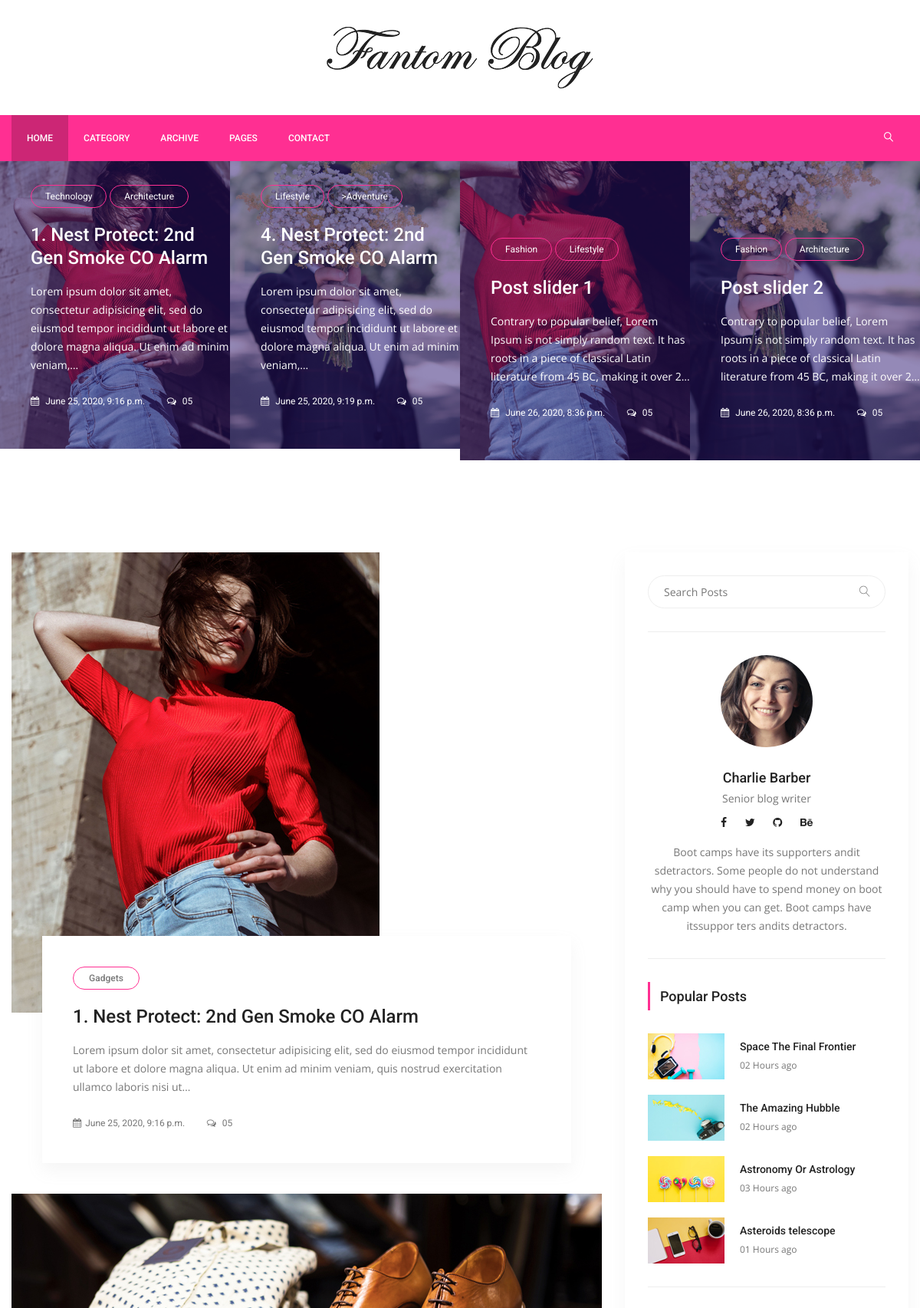
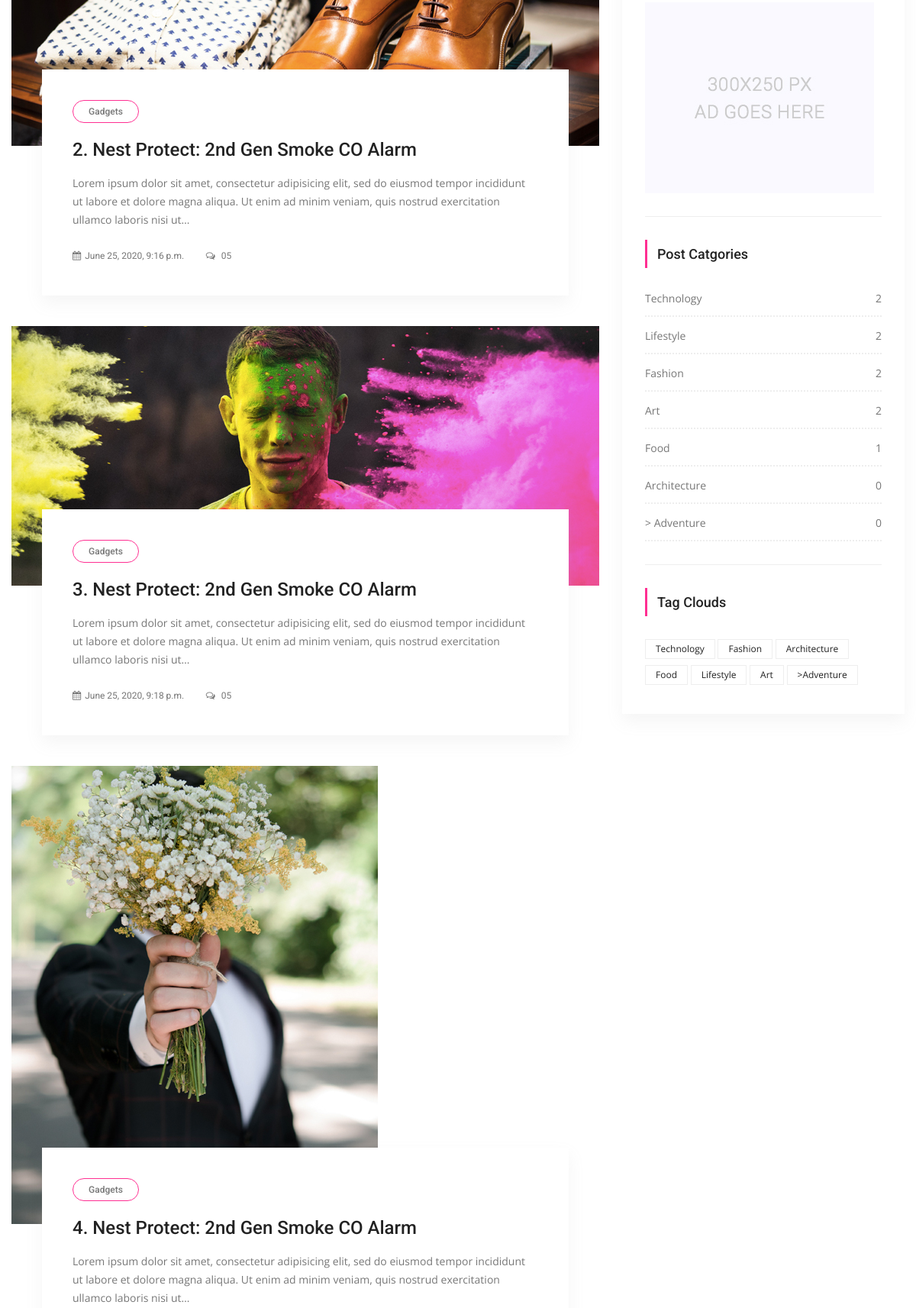
The page / (upper part) on the database its author committed (2 pictures, top to bottom).
### posts/models.py (models this page shows, shortened)
class Post(models.Model):
	title 	= models.CharField(max_length=150)
	content 	= models.TextField()
	publishing_date = models.DateTimeField(auto_now_add=True)
	image 	= models.ImageField(blank=True, null=True, upload_to="uploads/")
	user 		= models.ForeignKey(settings.AUTH_USER_MODEL, on_delete=models.CASCADE)
	slug 		= models.SlugField(default='slug', editable=False)
	category = models.ForeignKey(
					Category,
					on_delete=models.CASCADE,
					default=1,
					related_name="posts")
	tag 		= models.ManyToManyField(Tag, related_name="posts", blank=True)
	slider_post = models.BooleanField(default=False)

class Tag(models.Model):
	title = models.CharField(max_length=50)
	slug  = models.SlugField(editable=False)

class Category(models.Model):
	title 	= models.CharField(max_length=150)
	slug 		= models.SlugField(editable=False)
	def post_count(self):
		return self.posts.all().count()

### posts/views.py (the view)
# urls.py: path('', IndexView.as_view(), name="index"),
class IndexView(ListView):
	template_name 	= "posts/index.html"
	model = Post
	context_object_name = 'posts'
	def get_context_data(self, *, object_list=None, **kwargs):
		context = super(IndexView, self).get_context_data(**kwargs)
		context['slider_posts'] = Post.objects.all().filter(slider_post=True)
		return context

### posts/templatetags/custom_tags.py (called while the page is built)
@register.simple_tag(name="categories")
def all_categories():
	return Category.objects.all()

@register.simple_tag(name="tags")
def all_tags():
	return Tag.objects.all()

### templates/posts/index.html (shortened to what this page needs)
{% extends "base.html" %}
{% load static %}
{% block content %}
   <section class="post_slider_area">
      <div class="post_slider_inner owl-carousel">
         {% for post in slider_posts %}
            <div class="item">
               <div class="post_s_item">
                  <div class="post_img">
                     <img src="{{ post.image.url }}" alt="">
                  </div>
                  <div class="post_text">
                     {% for tag in post.tag.all %}
                        <a class="cat" href="{% url 'tag_detail' tag.slug %}">{{ tag.title }}</a>
                     {% endfor %}
                     <a href="{% url 'detail' pk=post.pk slug=post.slug %}">
                        <h4>{{ post.title }}</h4>
                     </a>
                     <p>{{ post.content | truncatechars:150 }}</p>
                     <div class="date">
                        <a href="#"><i class="fa fa-calendar" aria-hidden="true"></i> {{ post.publishing_date }}</a>
                        <a href="#"><i class="fa fa-comments-o" aria-hidden="true"></i> 05</a>
                     </div>
                  </div>
               </div>
            </div>
         {% endfor %}
      </div>
   </section>
   <section class="blog_area p_120">
      <div class="container">
         <div class="row">
            <div class="col-lg-8">
               <div class="blog_left_sidebar">
                  {% for post in posts %}
                     <article class="blog_style1">
                        <div class="blog_img">
                           <img class="img-fluid" src="{{ post.image.url }}" alt="">
                        </div>
                        <div class="blog_text">
                           <div class="blog_text_inner">
                              <a class="cat" href="#">Gadgets</a>
                              <a href="{% url 'detail' pk=post.pk slug=post.slug %}">
                                 <h4>{{post.title}}</h4>
                              </a>
                              <p>{{post.content|truncatechars:200}}</p>
                              <div class="date">
                                 <a href="#"><i class="fa fa-calendar" aria-hidden="true"></i>{{post.publishing_date}}</a>
                                 <a href="#"><i class="fa fa-comments-o" aria-hidden="true"></i> 05</a>
                              </div>
                           </div>
                        </div>
                     </article>
                  {% endfor %}
               </div>
            </div>
            {% include 'right_side.html' %}
         </div>
      </div>
   </section>
{% endblock content %}

### templates/right_side.html
{% load static %}
{% load custom_tags %}
<div class="col-lg-4">
   <div class="blog_right_sidebar">
      <aside class="single_sidebar_widget search_widget">
         <div class="input-group">
            <input type="text" class="form-control" placeholder="Search Posts">
            <span class="input-group-btn">
            <button class="btn btn-default" type="button"><i class="lnr lnr-magnifier"></i></button>
            </span>
         </div>
         <div class="br"></div>
      </aside>
      <aside class="single_sidebar_widget author_widget">
         <img class="author_img rounded-circle" src="{% static 'img/blog/author.png' %}" alt="">
         <h4>Charlie Barber</h4>
         <p>Senior blog writer</p>
         <div class="social_icon">
            <a href="#"><i class="fa fa-facebook"></i></a>
            <a href="#"><i class="fa fa-twitter"></i></a>
            <a href="#"><i class="fa fa-github"></i></a>
            <a href="#"><i class="fa fa-behance"></i></a>
         </div>
         <p>Boot camps have its supporters andit sdetractors. Some people do not understand why you should have to spend money on boot camp when you can get. Boot camps have itssuppor ters andits detractors.</p>
         <div class="br"></div>
      </aside>
      <aside class="single_sidebar_widget popular_post_widget">
         <h3 class="widget_title">Popular Posts</h3>
         <div class="media post_item">
            <img src="{% static 'img/blog/popular-post/post1.jpg' %}" alt="post">
            <div class="media-body">
               <a href="blog-details.html">
                  <h3>Space The Final Frontier</h3>
               </a>
               <p>02 Hours ago</p>
            </div>
         </div>
         <div class="media post_item">
            <img src="{% static 'img/blog/popular-post/post2.jpg' %}" alt="post">
            <div class="media-body">
               <a href="blog-details.html">
                  <h3>The Amazing Hubble</h3>
               </a>
               <p>02 Hours ago</p>
            </div>
         </div>
         <div class="media post_item">
            <img src="{% static 'img/blog/popular-post/post3.jpg' %}" alt="post">
            <div class="media-body">
               <a href="blog-details.html">
                  <h3>Astronomy Or Astrology</h3>
               </a>
               <p>03 Hours ago</p>
            </div>
         </div>
         <div class="media post_item">
            <img src="{% static 'img/blog/popular-post/post4.jpg' %}" alt="post">
            <div class="media-body">
               <a href="blog-details.html">
                  <h3>Asteroids telescope</h3>
               </a>
               <p>01 Hours ago</p>
            </div>
         </div>
         <div class="br"></div>
      </aside>
      <aside class="single_sidebar_widget">
         <a href="#"><img class="img-fluid" src="{% static 'img/blog/add.jpg' %}" alt=""></a>
         <div class="br"></div>
      </aside>
      <aside class="single_sidebar_widget post_category_widget">
         <h4 class="widget_title">Post Catgories</h4>
         <ul class="list cat-list">
            {% categories as category %}
            {% for cat in category %}
            <li>
               <a href="{% url 'category_detail'  pk=cat.id slug=cat.slug %}" class="d-flex justify-content-between">
                  <p>{{ cat.title }}</p>
                  <p>{{ cat.post_count }}</p>
               </a>
            </li>
            {% endfor %}
         </ul>
         <div class="br"></div>
      </aside>
      <aside class="single-sidebar-widget tag_cloud_widget">
         <h4 class="widget_title">Tag Clouds</h4>
         <ul class="list">
            {% tags as lebels %}
            {% for label in lebels %}
               <li>
                  <a href="{% url 'tag_detail' label.slug %}">
                     {{ label.title }}
                  </a>
               </li>
            {% endfor %}
         </ul>
      </aside>
   </div>
</div>

### rows shown on the page
Post: image (picture), title "1. Nest Protect: 2nd Gen Smoke CO Alarm", content "Lorem ipsum dolor sit amet, consectetur adipisicing elit, sed do eiusmod tempor incididunt ut labore et dolore magna aliqua. Ut enim ad minim veniam,…", publishing_date "June 25, 2020, 9:16 p.m.", content "Lorem ipsum dolor sit amet, consectetur adipisicing elit, sed do eiusmod tempor incididunt ut labore et dolore magna aliqua. Ut enim ad minim veniam, quis nostrud exercitation ullamco laboris nisi ut…"
Tag: title "Technology"
Tag: title "Architecture"
Post: image (picture), title "4. Nest Protect: 2nd Gen Smoke CO Alarm", content "Lorem ipsum dolor sit amet, consectetur adipisicing elit, sed do eiusmod tempor incididunt ut labore et dolore magna aliqua. Ut enim ad minim veniam,…", publishing_date "June 25, 2020, 9:19 p.m.", content "Lorem ipsum dolor sit amet, consectetur adipisicing elit, sed do eiusmod tempor incididunt ut labore et dolore magna aliqua. Ut enim ad minim veniam, quis nostrud exercitation ullamco laboris nisi ut…"
Tag: title "Lifestyle"
Tag: title ">Adventure"
Post: image (picture), title "Post slider 1", content "Contrary to popular belief, Lorem Ipsum is not simply random text. It has roots in a piece of classical Latin literature from 45 BC, making it over 2…", publishing_date "June 26, 2020, 8:36 p.m."
Tag: title "Fashion"
Post: image (picture), title "Post slider 2", content "Contrary to popular belief, Lorem Ipsum is not simply random text. It has roots in a piece of classical Latin literature from 45 BC, making it over 2…", publishing_date "June 26, 2020, 8:36 p.m."
Post: image (picture), title "2. Nest Protect: 2nd Gen Smoke CO Alarm", content "Lorem ipsum dolor sit amet, consectetur adipisicing elit, sed do eiusmod tempor incididunt ut labore et dolore magna aliqua. Ut enim ad minim veniam, quis nostrud exercitation ullamco laboris nisi ut…", publishing_date "June 25, 2020, 9:16 p.m."
Post: image (picture), title "3. Nest Protect: 2nd Gen Smoke CO Alarm", content "Lorem ipsum dolor sit amet, consectetur adipisicing elit, sed do eiusmod tempor incididunt ut labore et dolore magna aliqua. Ut enim ad minim veniam, quis nostrud exercitation ullamco laboris nisi ut…", publishing_date "June 25, 2020, 9:18 p.m."
Category: title "Technology", post_count "2"
Category: title "Lifestyle", post_count "2"
Category: title "Fashion", post_count "2"
Category: title "Art", post_count "2"
Category: title "Food", post_count "1"
Category: title "Architecture", post_count "0"
Category: title "> Adventure", post_count "0"
Tag: title "Food"
Tag: title "Art"
